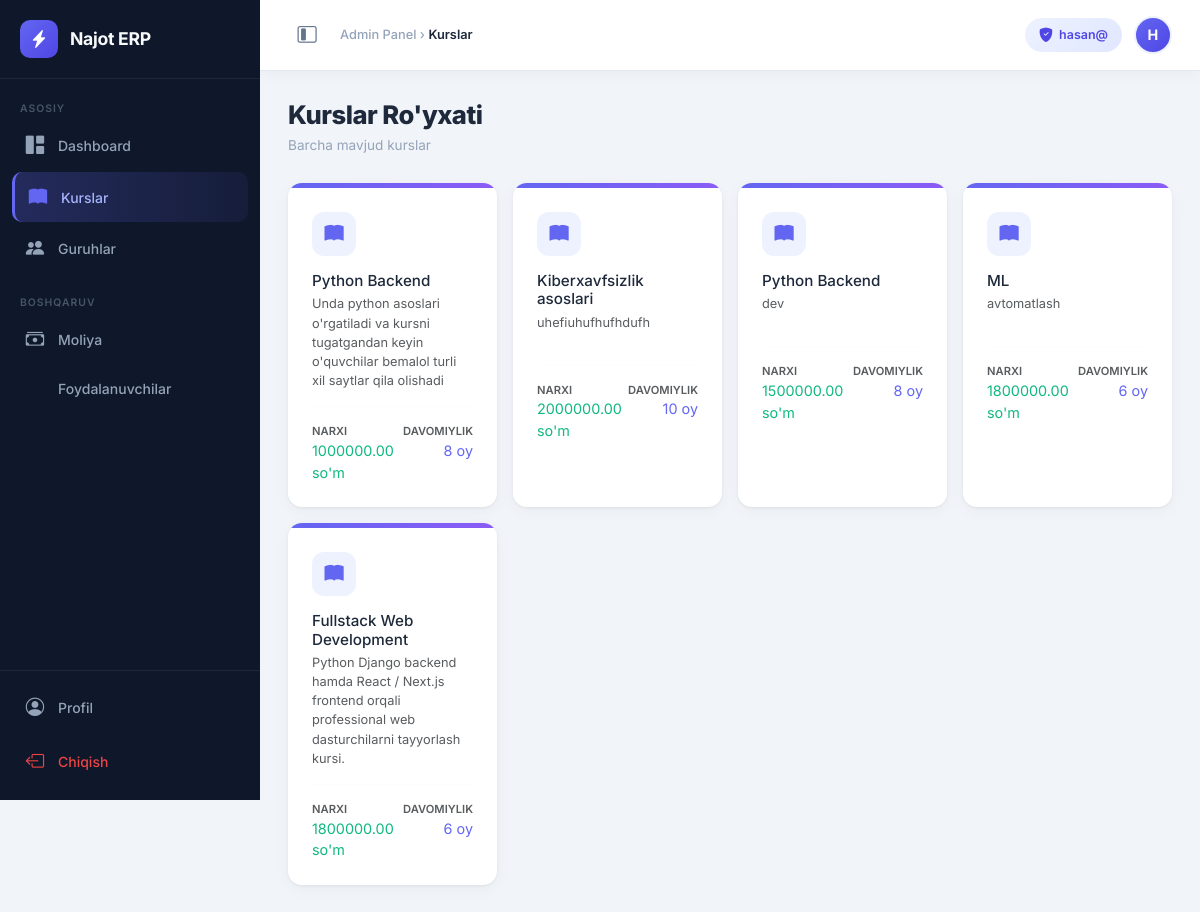
Page /courses/courses/ (signed in) on the committed database.
### users/models.py (models this page shows, shortened)
class User(AbstractUser):
    ROLE_CHOICES = (
        ('ADMIN', 'Admin'),
        ('MENTOR', 'Mentor'),
        ('STUDENT', 'Student'),
    )
    role = models.CharField(max_length=10, choices=ROLE_CHOICES, default='STUDENT')
    phone = models.CharField(max_length=15, blank=True, null=True)  # Telefon maydoni
    avatar = models.ImageField(upload_to='avatars/', blank=True, null=True)  # Profil rasmi
    objects = CustomUserManager()  # Manager'ni shu yerga ulaymiz
    @property
    def is_admin(self):
        return self.role == 'ADMIN' or self.is_superuser

### courses/models.py (models this page shows, shortened)
class Course(models.Model):
    name = models.CharField(max_length=100, verbose_name="Kurs nomi")
    description = models.TextField(blank=True, null=True, verbose_name="Tavsif")
    price = models.DecimalField(max_digits=10, decimal_places=2, verbose_name="Narxi (so'm)")
    duration_months = models.PositiveIntegerField(default=1, verbose_name="Davomiyligi (oy)")

### courses/views.py (the view)
# urls.py: path('courses/', CourseListView.as_view(), name='course_list'),
class CourseListView(LoginRequiredMixin, View):
    def get(self, request):
        courses = Course.objects.all()
        return render(request, 'courses/course_list.html', {'courses': courses})

### templates/courses/course_list.html (shortened to what this page needs)
{% extends 'base_admin.html' %}
{% block page_title %}Kurslar{% endblock %}
{% block nav_courses %}active{% endblock %}
{% block content %}
<div class="page-header">
    <div>
        <h1>Kurslar Ro'yxati</h1>
        <div class="page-subtitle">Barcha mavjud kurslar</div>
    </div>
</div>
<div class="row g-3">
    {% for course in courses %}
    <div class="col-xl-3 col-lg-4 col-md-6">
        <div class="card h-100" style="border-radius:14px; overflow:hidden;">
            <div style="height:5px; background:linear-gradient(90deg,#6366f1,#8b5cf6);"></div>
            <div class="card-body p-4">
                <div class="d-flex align-items-start justify-content-between mb-3">
                    <div style="width:44px;height:44px;background:#eef2ff;border-radius:12px;
                                display:flex;align-items:center;justify-content:center;">
                        <i class="bi bi-book-fill" style="color:#6366f1; font-size:1.2rem;"></i>
                    </div>
                </div>
                <h5 class="fw-700 mb-1" style="font-size:.95rem; color:#1e293b;">{{ course.name }}</h5>
                <p class="text-muted mb-3" style="font-size:.8rem; min-height:36px;">
                    {{ course.description|default:"Tavsif berilmagan" }}
                </p>
                <hr style="border-color:#f1f5f9;">
                <div class="d-flex justify-content-between">
                    <div>
                        <div class="text-muted" style="font-size:.7rem; font-weight:600; text-transform:uppercase;">Narxi</div>
                        <div class="fw-700" style="color:#10b981; font-size:.9rem;">{{ course.price }} so'm</div>
                    </div>
                    <div class="text-end">
                        <div class="text-muted" style="font-size:.7rem; font-weight:600; text-transform:uppercase;">Davomiylik</div>
                        <div class="fw-700" style="color:#6366f1; font-size:.9rem;">{{ course.duration_months }} oy</div>
                    </div>
                </div>
            </div>
        </div>
    </div>
    {% endfor %}
</div>
{% endblock %}

### templates/base_admin.html (shortened to what this page needs)
<!DOCTYPE html>
<html lang="uz">
<head>
    <link href="https://cdn.jsdelivr.net/npm/bootstrap@5.3.2/dist/css/bootstrap.min.css" rel="stylesheet">
    <link href="https://cdn.jsdelivr.net/npm/bootstrap-icons@1.11.3/font/bootstrap-icons.min.css" rel="stylesheet">
</head>
<body>
<nav id="sidebar">
    <a href="{% url 'dashboard' %}" class="sidebar-brand">
        <div class="brand-icon"><i class="bi bi-lightning-charge-fill"></i></div>
        <span class="brand-text">Najot ERP</span>
    </a>
    <div class="sidebar-nav">
        <div class="nav-label">Asosiy</div>
        <a href="{% url 'dashboard' %}"
           class="sidebar-item {% block nav_dashboard %}{% endblock %}">
            <i class="bi bi-grid-1x2-fill"></i>
            <span class="item-label">Dashboard</span>
        </a>
        <a href="{% url 'course_list' %}"
           class="sidebar-item {% block nav_courses %}{% endblock %}">
            <i class="bi bi-book-fill"></i>
            <span class="item-label">Kurslar</span>
        </a>
        <a href="{% url 'group_list' %}"
           class="sidebar-item {% block nav_groups %}{% endblock %}">
            <i class="bi bi-people-fill"></i>
            <span class="item-label">Guruhlar</span>
        </a>
        <div class="nav-label mt-3">Boshqaruv</div>
        <a href="{% url 'payment_list' %}"
           class="sidebar-item {% block nav_finance %}{% endblock %}">
            <i class="bi bi-cash-stack"></i>
            <span class="item-label">Moliya</span>
        </a>
        <a href="{% url 'user_management' %}"
           class="sidebar-item {% block nav_users %}{% endblock %}">
            <span class="item-label">Foydalanuvchilar</span>
        </a>
    </div>
    <div class="sidebar-footer">
        <a href="{% url 'profile' %}" class="sidebar-item" style="color: #94a3b8; margin-bottom:4px;">
            <i class="bi bi-person-circle"></i>
            <span class="item-label">Profil</span>
        </a>
        <a href="{% url 'logout' %}" class="sidebar-item">
            <i class="bi bi-box-arrow-left"></i>
            <span class="item-label">Chiqish</span>
        </a>
    </div>
</nav>
<header id="topbar">
    <div class="topbar-left">
        <button id="sidebarToggle" title="Menyuni ochish/yopish">
            <i class="bi bi-layout-sidebar-inset"></i>
        </button>
        <div class="topbar-breadcrumb">
            Admin Panel &rsaquo; <span class="current">{% block page_title %}Bosh sahifa{% endblock %}</span>
        </div>
    </div>
    <div class="topbar-right">
        <div class="topbar-badge">
            <i class="bi bi-shield-fill-check"></i>
            <span>{{ user.username }}</span>
        </div>
        <a href="{% url 'profile' %}" class="topbar-avatar"
           title="Profil">
            {{ user.username|slice:":1"|upper }}
        </a>
    </div>
</header>
<main id="main-content">
    <div class="content-wrapper">
        {% block content %}{% endblock %}
    </div>
</main>
</body>
</html>

### rows in the picture
User: username "hasan@", username "H"
Course: name "Python Backend", description "Unda python asoslari o'rgatiladi va kursni tugatgandan keyin o'quvchilar bemalol turli xil saytlar qila olishadi", price "1000000.00", duration_months "8"
Course: name "Kiberxavfsizlik asoslari", description "uhefiuhufhufhdufh", price "2000000.00", duration_months "10"
Course: name "Python Backend", description "dev", price "1500000.00", duration_months "8"
Course: name "ML", description "avtomatlash", price "1800000.00", duration_months "6"
Course: name "Fullstack Web Development", description "Python Django backend hamda React / Next.js frontend orqali professional web dasturchilarni tayyorlash kursi.", price "1800000.00", duration_months "6"
